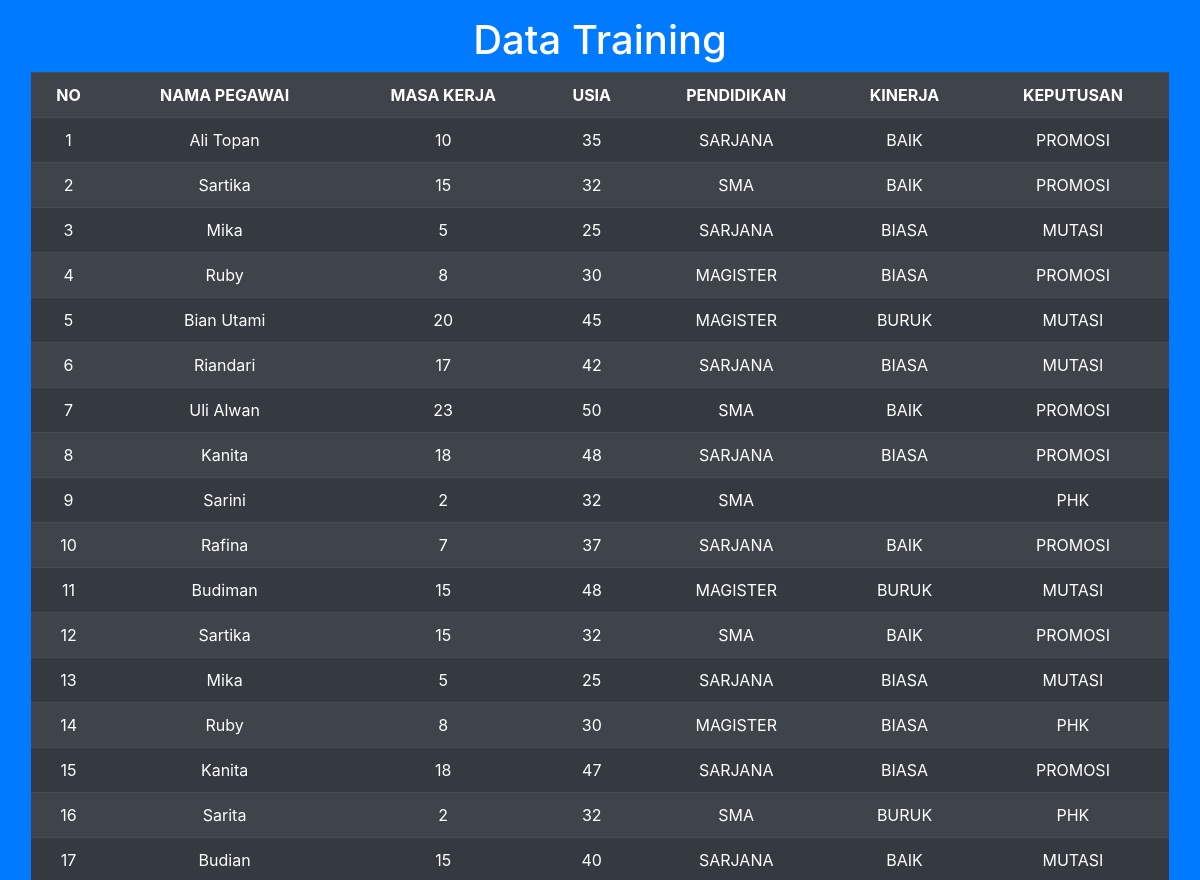
Before: / (upper part) with the older database file.
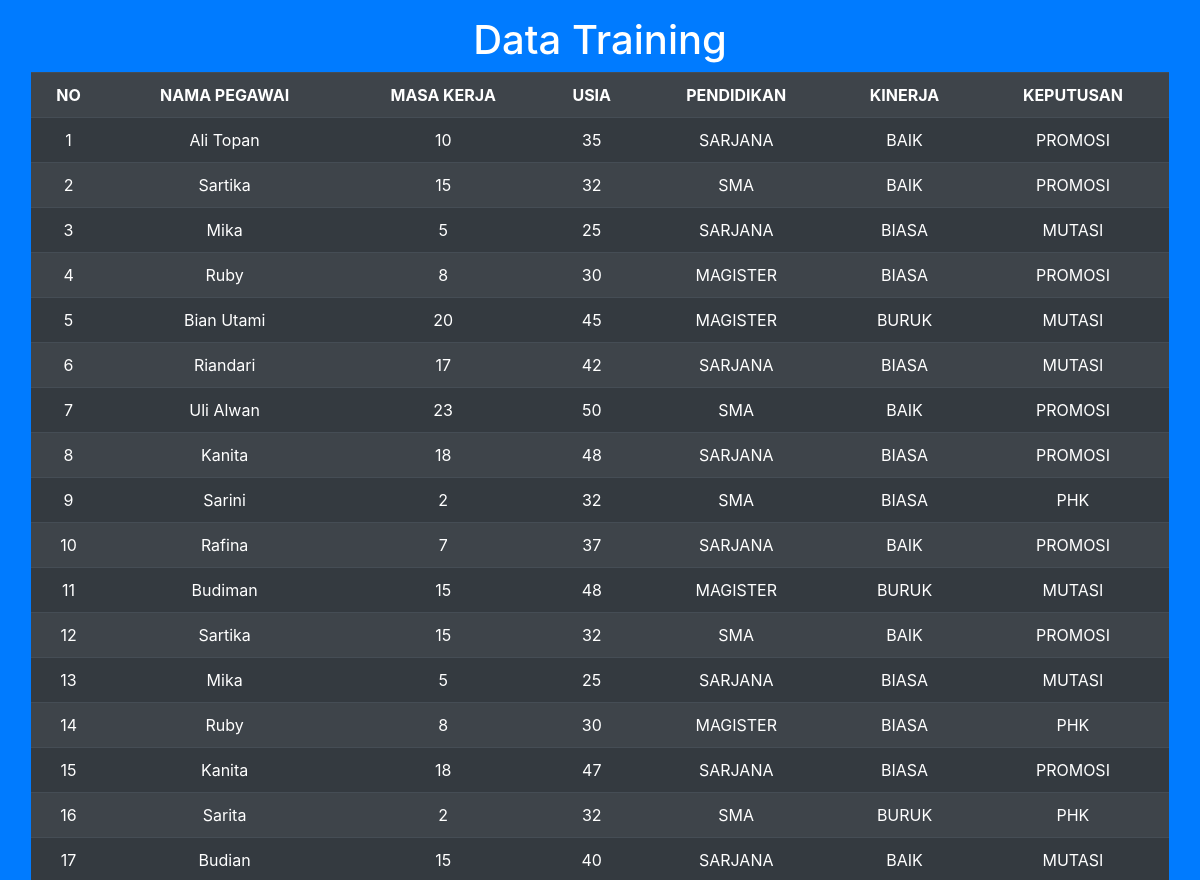
After: the same page with the newer database file.
### tables this page shows
CREATE TABLE `data_training` (
  `no` int(5) NOT NULL,
  `nama_pegawai` varchar(25) NOT NULL,
  `masa_kerja` int(5) NOT NULL,
  `usia` int(5) NOT NULL,
  `pendidikan` enum('SMA','SARJANA','MAGISTER') NOT NULL,
  `kinerja` enum('BAIK','BIASA','BURUK') NOT NULL,
  `hasil_evaluasi` enum('PROMOSI','MUTASI','PHK') NOT NULL
);

### index.php (the view, shortened to what this page needs)
<?php
include_once("config.php");
$result = mysqli_query($mysqli, "SELECT * FROM data_training ORDER BY no ASC");
?>
<html>
<head>
	<link rel="stylesheet" href="css/bootstrap.min.css">
</head>
<body class="p-3 mb-2 bg-primary text-white">
	<div class="container-fluid">
		<h1>
			<center>Data Training</center>
		</h1>
		<table align="center" class="table table-striped table-dark">
			<tr align='center'>
				<th>NO</th>
				<th>NAMA PEGAWAI</th>
				<th>MASA KERJA</th>
				<th>USIA</th>
				<th>PENDIDIKAN</th>
				<th>KINERJA</th>
				<th>KEPUTUSAN</th>
			</tr>
			<?php
			while ($dt = mysqli_fetch_array($result)) {
				echo "<tr align='center'>";
				echo "<td>" . $dt['no'] . "</td>";
				echo "<td>" . $dt['nama_pegawai'] . "</td>";
				echo "<td align='center'>" . $dt['masa_kerja'] . "</td>";
				echo "<td align='center'>" . $dt['usia'] . "</td>";
				echo "<td align='center'>" . $dt['pendidikan'] . "</td>";
				echo "<td align='center'>" . $dt['kinerja'] . "</td>";
				echo "<td align='center'>" . $dt['hasil_evaluasi'] . "</td>";
			}
			?>
		</table>
		<br>
		<br>
	</div>
</body>
</html>

Changed rows visible on the page:
changed data_training "Sarini": kinerja (not shown) → "BIASA"
